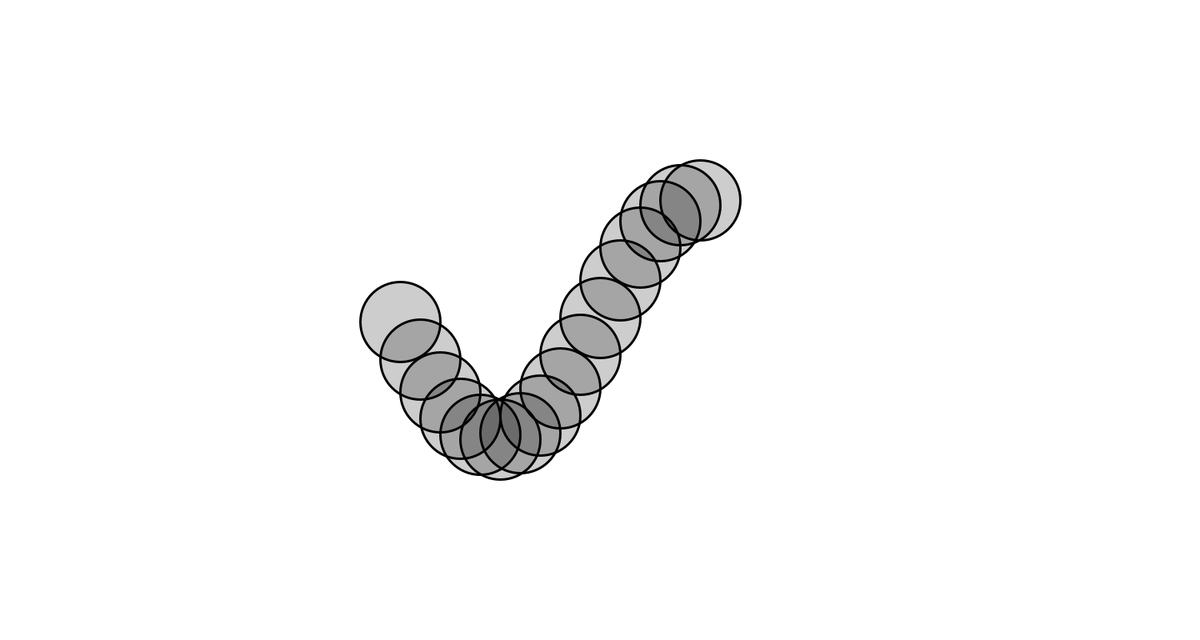
Frame 1 (no input)
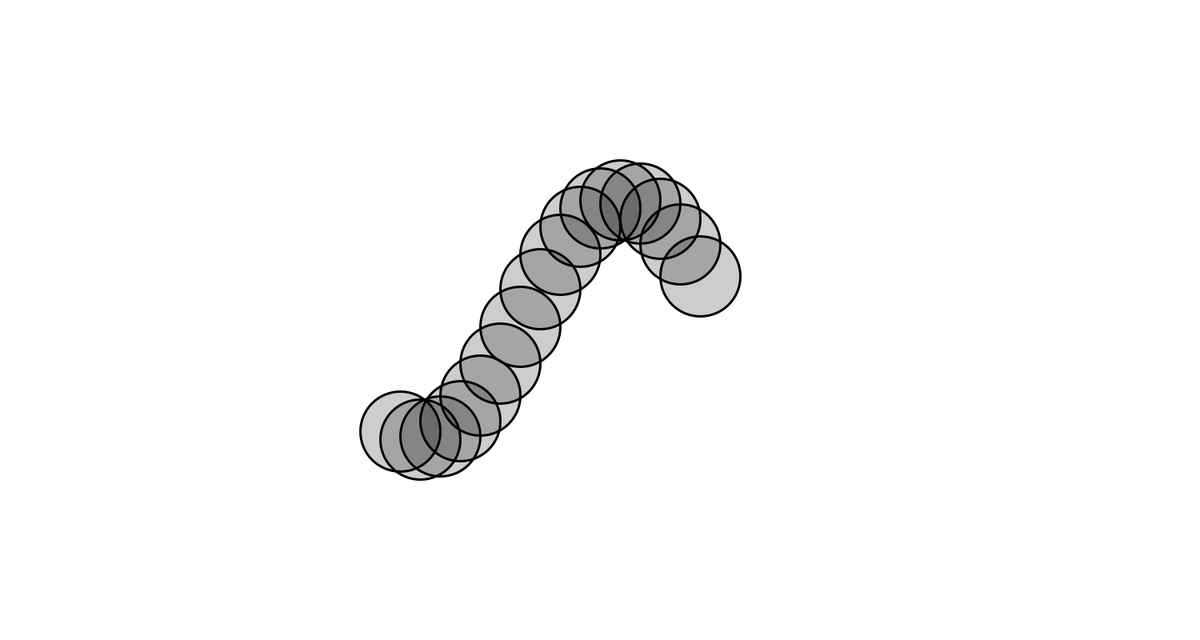
Frame 60 (the mouse pressed at the canvas centre just before this capture)
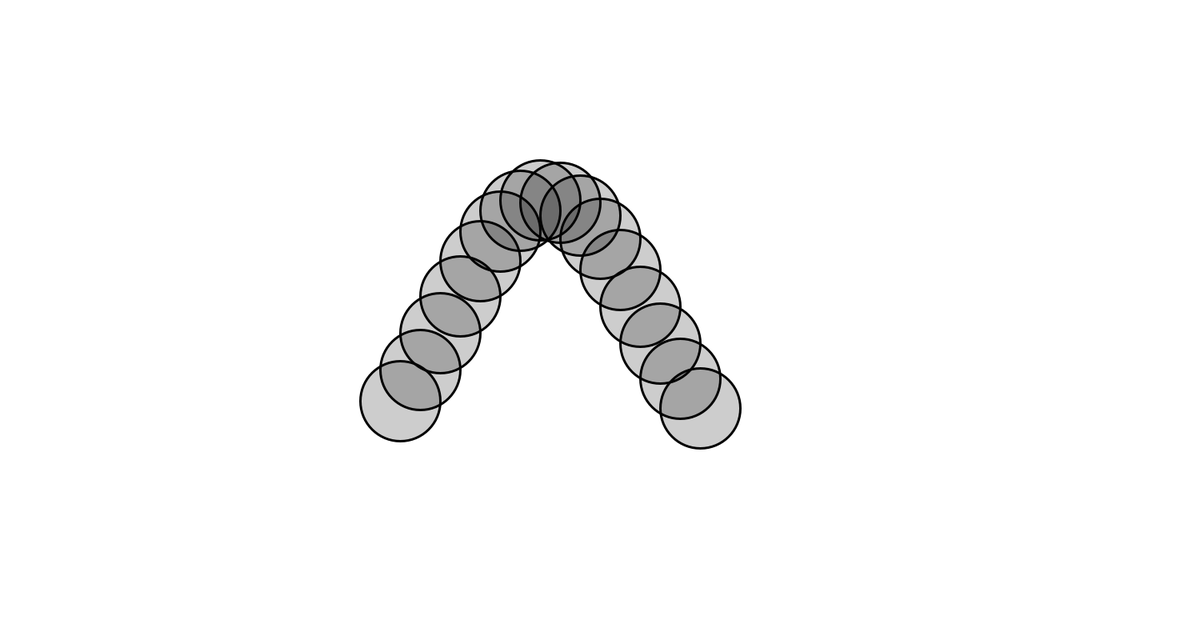
Frame 120 (the mouse held since frame 60 and released just before this capture)

The Processing sketch that drew these frames (run headless with seeded random() and noise(); from frame 60 on, the mouse is pressed at the canvas centre):

// Processing sketch: The_Oscillator_Of_Wave
// ── The_Oscillator_Of_Wave.pde
Wave p1;
Wave p2;
void setup()
{
  size(1500,800);
  p1 = new Wave(100,500,100,220);
  p2 = new Wave(500,900,150,160);
}

void draw()
{
  background(255);
  //p1.Dispaly();
  p2.Dispaly();
}
// ── Wave.pde
class Wave
{
  float startX;
  float endX;
  float setOff;
  float amplitude;
  float thera = 0;
  Wave(float _startX,float _endX,float _amplitude,float p)
  {
    startX = _startX;
    endX = _endX;
    amplitude = _amplitude;
    setOff = (TWO_PI/p)*8;
  }
  
  void Dispaly()
  {
    fill(0,50);
    strokeWeight(3);
    thera+=0.02;
    float dx = thera;
    for(float x = startX;x<endX;x+=25)
    {
      float y = sin(dx)*amplitude;
      ellipse(x,y+height/2,100,100);
      dx+=setOff;
    }
  }
  
}
